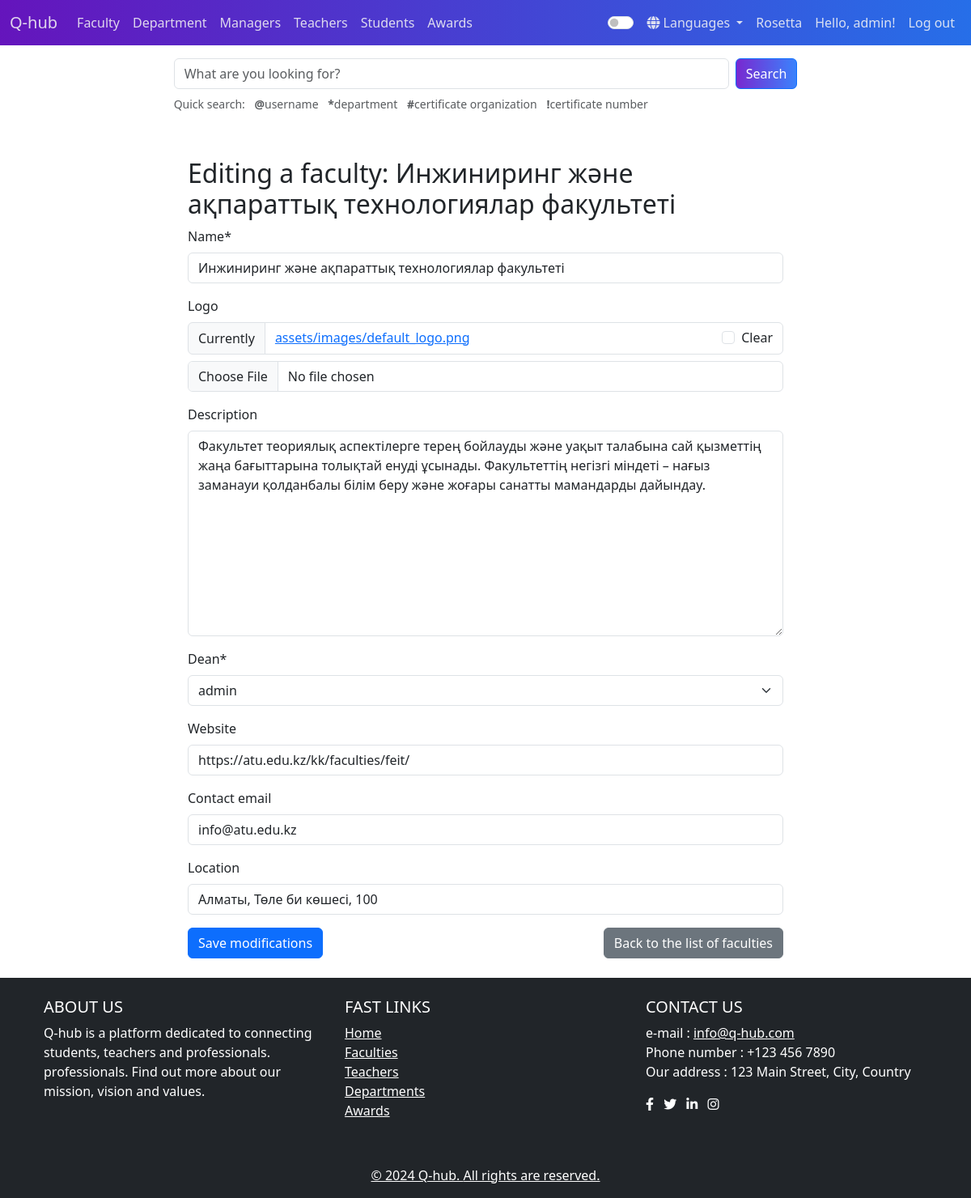
The app's page /faculties/2/edit/ (signed in) with its own data.
### faculties/models.py (models this page shows, shortened)
class Faculty(models.Model):
    name = models.CharField(max_length=255, unique=True)
    description = models.TextField(blank=True, null=True)
    dean = models.ForeignKey(
        User, on_delete=models.SET_NULL, null=True, related_name="dean_of_faculty"
    )
    created_at = models.DateTimeField(auto_now_add=True)
    website = models.URLField(blank=True, null=True)
    contact_email = models.EmailField(blank=True, null=True)
    location = models.CharField(max_length=255, blank=True, null=True)
    logo = models.ImageField(
        upload_to=faculty_logo_upload_to,
        default="assets/images/default_logo.png",
        blank=True,
        null=True
    )
    class Meta:
        ordering = ['name',]

### faculties/views.py (the view)
# urls.py: path("<int:pk>/edit/", FacultyUpdateView.as_view(), name="update"),
class FacultyUpdateView(StaffRequiredMixin, UpdateView):
    model = Faculty
    fields = ["name","logo", "description", "dean",
              "website", "contact_email", "location"]
    template_name = "faculties/faculty_form.html"
    success_url = reverse_lazy("faculties:list")

### core/mixins.py (called while the page is built)
    def dispatch(self, request, *args, **kwargs):
        if not request.user.is_staff:
            if not request.user.is_authenticated:
                return self.handle_no_permission()
            else:
                raise PermissionDenied(
                    "You do not have permission to access this page.")
        return super().dispatch(request, *args, **kwargs)

### templates/faculties/faculty_form.html (shortened to what this page needs)
{% extends "../base.html" %}
{% load crispy_forms_tags i18n %}
{% block content %}
<div class="container mt-4 mb-4">
  <div class="row justify-content-center">
    <div class="col-md-8">
      {% if object %}
        <h2>{% trans "Edit Faculty" %}: {{ object.name }}</h2>
      {% else %}
        <h2>{% trans "Create New Faculty" %}</h2>
      {% endif %}
      <form method="post"  enctype="multipart/form-data">
        {{ form|crispy }}
        <div class="d-flex justify-content-between mt-3">
          <button type="submit" class="btn btn-primary">
            {% if object %}
              {% trans "Save Changes" %}
            {% else %}
              {% trans "Create" %}
            {% endif %}
          </button>
          <a href="{% url 'faculties:list' %}" class="btn btn-secondary">
            {% trans "Back to Faculty List" %}
          </a>
        </div>
      </form>
    </div>
  </div>
</div>
{% endblock %}

### templates/nav-bar.html (shortened to what this page needs)
{% load i18n core_tags %}
<nav class="navbar navbar-expand-lg gradient-custom" id="navbar">
  <div class="container-fluid">
    <a class="navbar-brand" href="{% url 'home' %}">Q-hub</a>
    <div class="collapse navbar-collapse" id="navbarNav">
      <ul class="navbar-nav me-auto mb-2 mb-lg-0">
        {% if user.is_staff %}
        <li class="nav-item">
          <a class="nav-link" href="{% url 'faculties:list' %}"
            >{% trans "Faculty" %}</a
          >
        </li>
        <li class="nav-item">
          <a class="nav-link" href="{% url 'departments:list' %}"
            >{% trans "Department" %}</a
          >
        </li>
        <li class="nav-item">
          <a class="nav-link" href="{% url 'managers:list' %}"
            >{% trans "Managers" %}</a
          >
        </li>
        {% endif %}
        <li class="nav-item">
          <a class="nav-link" href="{% url 'teachers:list' %}"
            >{% trans "Teachers" %}</a
          >
        </li>
        <li class="nav-item">
          <a class="nav-link" href="{% url 'students:list' %}"
            >{% trans "Students" %}</a
          >
        </li>
        <li class="nav-item">
          <a class="nav-link" href="{% url 'certificates:list' %}"
            >{% trans "Certificates" %}</a
          >
        </li>
      </ul>
      <ul class="navbar-nav">
        <li class="nav-item">
          <div
            class="form-check form-switch pt-2"
            style="--bs-form-switch-width: 60px; --bs-form-switch-height: 24px"
          >
            <input
              class="form-check-input"
              type="checkbox"
              role="switch"
              id="darkModeSwitch"
            />
          </div>
        </li>
        <li class="nav-item dropdown">
          <a
            class="nav-link dropdown-toggle"
            href="#"
            id="navbarLanguageDropdown"
            role="button"
            data-bs-toggle="dropdown"
            aria-expanded="false"
          >
            <i class="fas fa-globe"></i> {% trans "Language" %}
          </a>
        </li>
        {% if user.is_authenticated %} {% if user.is_staff %}
        <li class="nav-item">
          <a class="nav-link" href="/rosetta">Rosetta</a>
        </li>
        <li class="nav-item">
          <a class="nav-link" href="/admin"
            >{% trans "Hello" %}, {{ user.username }}!</a
          >
        </li>
        {% endif %}
        <li class="nav-item">
          <a class="nav-link" href="{% url 'core:logout' %}"
            >{% trans "Logout" %}</a
          >
        </li>
        {% endif %}
      </ul>
    </div>
  </div>
</nav>

### static/css/gradient-costom.css (style rules this page uses)
.gradient-custom { background: #6a11cb; background: -webkit-linear-gradient( to right, rgba(106, 17, 203, 0.9), rgba(37, 117, 252, 0.9) ); background: linear-gradient( to right, rgba(106, 17, 203, 0.9), rgba(37, 117, 252, 0.9) ); }

### static/css/dark-mode.css (style rules this page uses)
.navbar.gradient-custom { background-color: #333; }
.navbar.gradient-custom a { color: #f5f5f5dc; }

### records on screen
Faculty: name "Инжиниринг және ақпараттық технологиялар факультеті", description "Факультет теориялық аспектілерге терең бойлауды және уақыт талабына сай қызметтің жаңа бағыттарына толықтай енуді ұсынады. Факультеттің негізгі міндеті – нағыз заманауи қолданбалы білім беру және жоғары санатты мамандарды дайындау.", dean "admin", website "https://atu.edu.kz/kk/faculties/feit/", contact_email "info@atu.edu.kz", location "Алматы, Төле би көшесі, 100"

### other values on screen
{{ user.username }} "admin"
